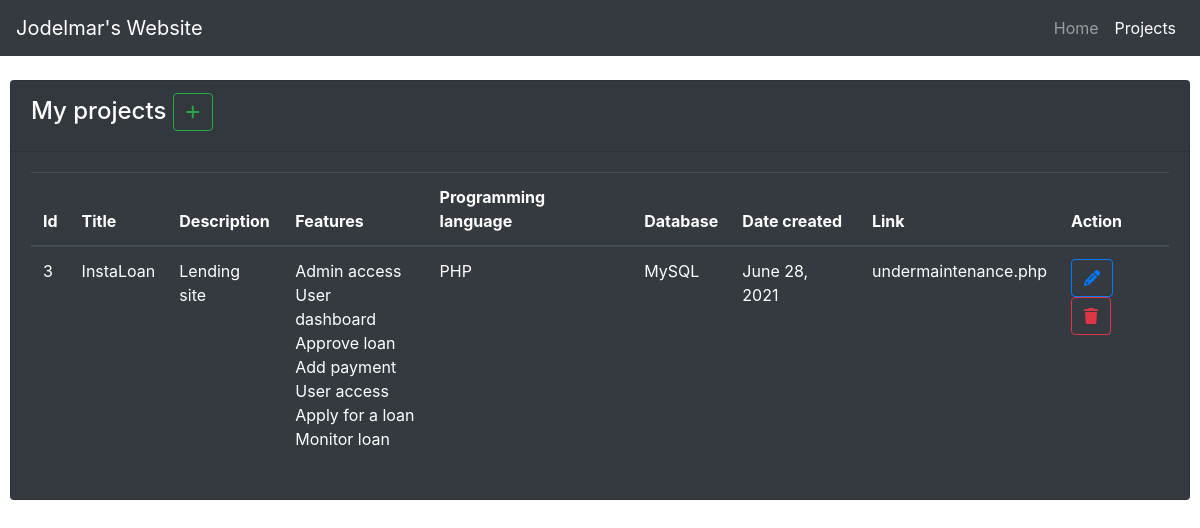
The page /cpannel/project_list.php (signed in) on the database its author committed.
### tables this page shows
CREATE TABLE `projects` (
  `id` int(100) NOT NULL,
  `title` varchar(255) NOT NULL,
  `image1` varchar(255) DEFAULT NULL,
  `image2` varchar(255) DEFAULT NULL,
  `image3` varchar(255) DEFAULT NULL,
  `image4` varchar(255) DEFAULT NULL,
  `image5` varchar(255) DEFAULT NULL,
  `image6` varchar(255) DEFAULT NULL,
  `description` varchar(255) DEFAULT NULL,
  `features` varchar(255) DEFAULT NULL,
  `programming_language` varchar(255) DEFAULT NULL,
  `db` varchar(255) DEFAULT NULL,
  `date_created` varchar(255) DEFAULT NULL,
  `link` varchar(255) DEFAULT NULL
);

### cpannel/project_list.php (the view, shortened to what this page needs)
<?php
    include("../config.php");
?>
<!DOCTYPE html>
<html lang="en">
<head>
    <link rel="stylesheet" href="https://cdn.jsdelivr.net/npm/bootstrap@4.6.0/dist/css/bootstrap.min.css">
    <link rel="stylesheet" href="../fontawesome/css/all.css">
</head>
<body>
    <nav class="navbar navbar-expand-lg fixed-top navbar-dark bg-dark">
        <a class="navbar-brand" href="#">Jodelmar's Website</a>
        <div class="collapse navbar-collapse" id="navbarTogglerDemo02">
            <ul class="navbar-nav ml-auto mt-2 mt-lg-0">
                <li class="nav-item">
                    <a class="nav-link" href="dashboard.php">Home</a>
                </li>
                <li class="nav-item active">
                    <a class="nav-link" href="project_list.php">Projects <span class="sr-only">(current)</span></a>
                </li>
            </ul>
        </div>
    </nav>
    <div class="con">
        <div class="card bg-dark text-white">
            <div class="card-header">
                <h4>My projects
                    <span><button class="btn btn-outline-success" data-toggle="modal" data-target="#addModal"><span class="fas fa-plus"></span></button></span>
                </h4>
            </div>
            <div class="card-body">
                <table class="table table-hover table-dark table-responsive">
                    <thead>
                        <tr>
                        <th scope="col">Id</th>
                        <th scope="col">Title</th>
                        <th scope="col">Description</th>
                        <th scope="col">Features</th>
                        <th scope="col">Programming language</th>
                        <th scope="col">Database</th>
                        <th scope="col">Date created</th>
                        <th scope="col">Link</th>
                        <th>Action</th>
                        </tr>
                    </thead>
                    <tbody>
                        <?php
                            $sql="SELECT * FROM projects";
                            $stmt=$conn->query($sql);
                            while($row=$stmt->fetch(PDO::FETCH_ASSOC)){
                        ?>
                        <tr>
                            <td><?php echo $row['id'] ?></td>
                            <td><?php echo $row['title'] ?></td>
                            <td><?php echo $row['description'] ?></td>
                            <td><?php echo str_replace(";","<br>",$row['features']) ?></td>
                            <td><?php echo $row['programming_language'] ?></td>
                            <td><?php echo $row['db'] ?></td>
                            <td><?php echo $row['date_created'] ?></td>
                            <td><?php echo $row['link'] ?></td>
                            <td>
                                <div class="button-group" role="group">
                                    <button class="btn btn-outline-primary" data-toggle="modal" data-target="#updateModal" onclick="getData(<?php echo $row['id'] ?>,
                                                                                                                                            '<?php echo $row['title'] ?>',
                                                                                                                                            '<?php echo $row['description'] ?>',
                                                                                                                                            '<?php echo $row['features'] ?>',
                                                                                                                                            '<?php echo $row['programming_language'] ?>',
                                                                                                                                            '<?php echo $row['db'] ?>',
                                                                                                                                            '<?php echo $row['date_created'] ?>',
                                                                                                                                            '<?php echo $row['link'] ?>')"><i class="fas fa-pencil-alt"></i></button>
                                    <button class="btn btn-outline-danger" data-toggle="modal" data-target="#deleteModal" onclick="getId(<?php echo $row['id']; ?>)"><i class="fas fa-trash"></i></button>
                                </div>
                            </td>
                        </tr>
                        <?php } ?>
                    </tbody>
                </table>
            </div>
        </div>
    </div>
</body>
</html>

### cpannel/project_list.php (style rules this page uses)
.con { margin-top: 80px; margin-left: 10px; margin-right: 10px; }

### rows shown on the page
projects: id "3", title "InstaLoan", description "Lending site", features "Admin access User dashboard Approve loan Add payment User access Apply for a loan Monitor loan", programming_language "PHP", db "MySQL", date_created "June 28, 2021", link "undermaintenance.php"
